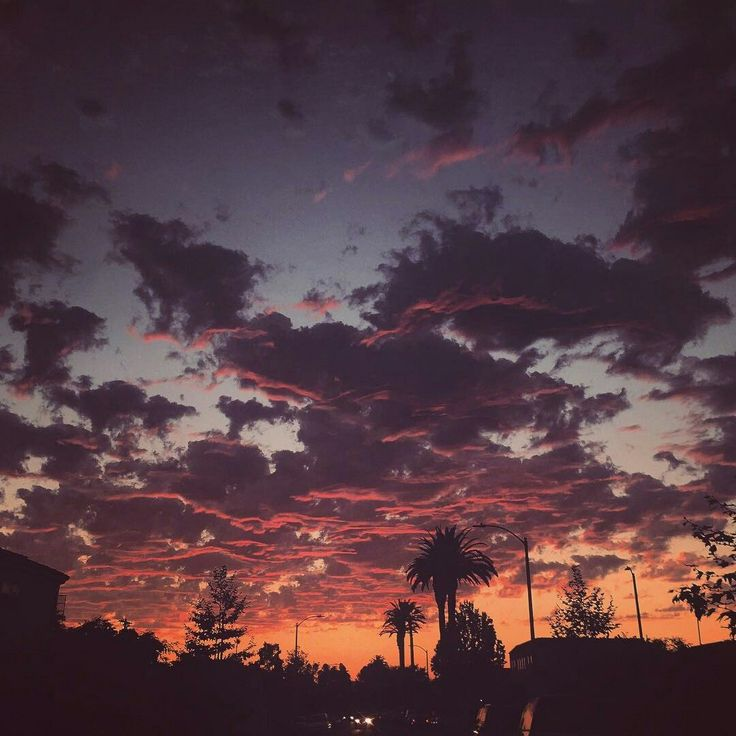
#> input picture Morfolojik İşlemler/image.jpg, 736 x 736 px
$ python 'Top Hat.py'
#> lines starting #> are read from the running program, lines starting #| are printed output that depends on the picture
import cv2
import numpy as np

image = cv2.imread("image.jpg")
#> image is the input picture: shape (736, 736, 3); mean B, G, R 66.4, 59.2, 84.8

kernel = np.ones((5,5), np.uint8)
top_hat = cv2.morphologyEx(image, cv2.MORPH_TOPHAT, kernel)
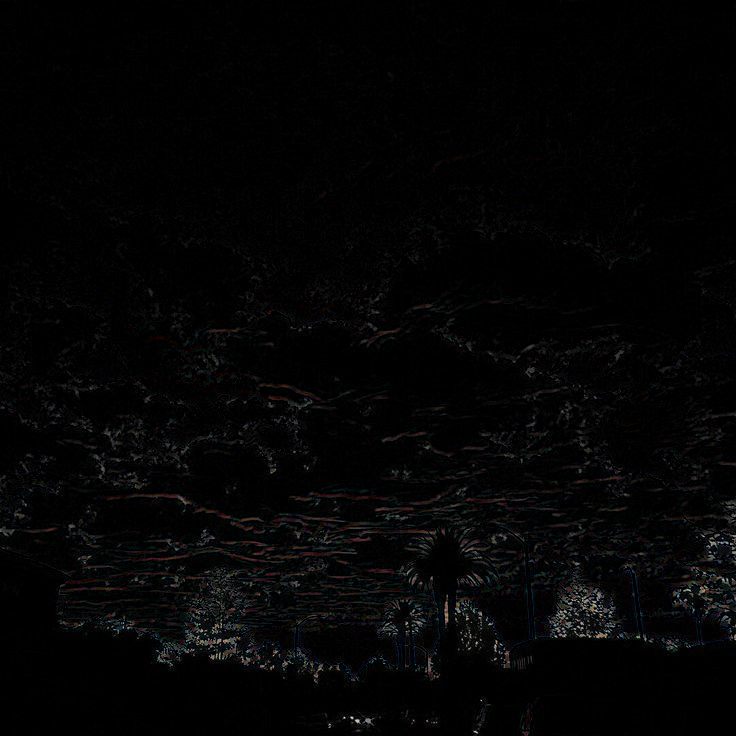
#> top_hat: shape (736, 736, 3); mean B, G, R 4.4, 4.2, 4.2

cv2.imshow("Orijinal", image)
cv2.imshow("Top Hat", top_hat)

cv2.waitKey(0)
cv2.destroyAllWindows()
